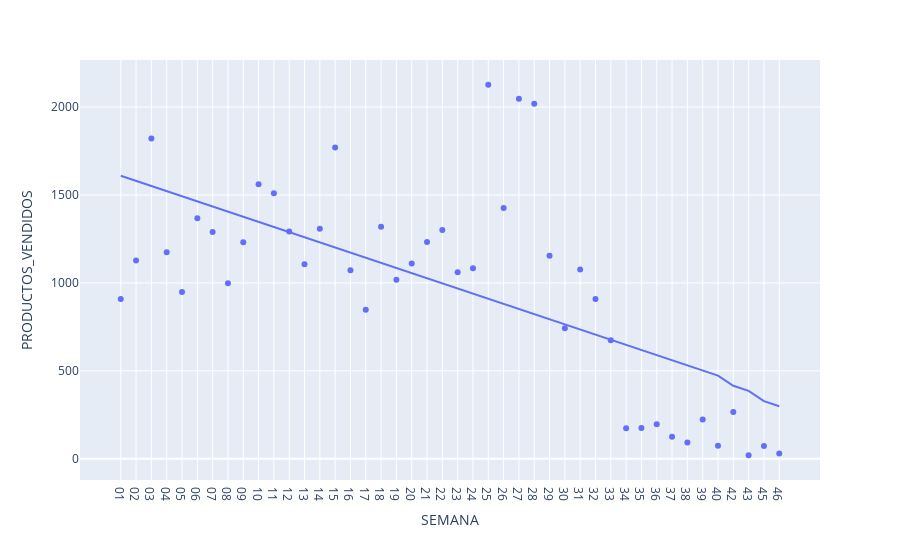

The notebook cell saved with this chart:
### Code cell
prod_fig = px.scatter(productos_vendidos, x=productos_vendidos['SEMANA'], y=productos_vendidos['PRODUCTOS_VENDIDOS'], trendline="ols")
prod_fig

### Figure 1 — Plotly figure (JSON) as saved in the notebook; plotly's stock layout.template omitted (floating-point values rounded to 4 significant figures)
{"data": [{"hovertemplate": "SEMANA=%{x}<br>PRODUCTOS_VENDIDOS=%{y}<extra></extra>", "legendgroup": "", "marker": {"color": "#636efa", "symbol": "circle"}, "mode": "markers", "name": "", "orientation": "v", "showlegend": false, "type": "scatter", "x": ["01", "02", "03", "04", "05", "06", "07", "08", "09", "10", "11", "12", "13", "14", "15", "16", "17", "18", "19", "20", "21", "22", "23", "24", "25", "26", "27", "28", "29", "30", "31", "32", "33", "34", "35", "36", "37", "38", "39", "40", "42", "43", "45", "46"], "xaxis": "x", "y": [909, 1127, 1821, 1175, 948, 1368, 1289, 998, 1232, 1561, 1510, 1292, 1106, 1308, 1770, 1072, 847, 1320, 1018, 1111, 1233, 1301, 1060, 1083, 2127, 1426, 2047, 2019, 1155, 742, 1077, 908, 674, 173, 175, 197, 125, 92, 223, 74, 266, 20, 72, 30], "yaxis": "y"}, {"hovertemplate": "<b>OLS trendline</b><br>PRODUCTOS_VENDIDOS = -29.1342 * SEMANA + 1638.61<br>R<sup>2</sup>=0.421349<br><br>SEMANA=%{x}<br>PRODUCTOS_VENDIDOS=%{y} <b>(trend)</b><extra></extra>", "legendgroup": "", "marker": {"color": "#636efa", "symbol": "circle"}, "mode": "lines", "name": "", "showlegend": false, "type": "scatter", "x": ["01", "02", "03", "04", "05", "06", "07", "08", "09", "10", "11", "12", "13", "14", "15", "16", "17", "18", "19", "20", "21", "22", "23", "24", "25", "26", "27", "28", "29", "30", "31", "32", "33", "34", "35", "36", "37", "38", "39", "40", "42", "43", "45", "46"], "xaxis": "x", "y": [1609.0, 1580.0, 1551.0, 1522.0, 1493.0, 1464.0, 1435.0, 1406.0, 1376.0, 1347.0, 1318.0, 1289.0, 1260.0, 1231.0, 1202.0, 1172.0, 1143.0, 1114.0, 1085.0, 1056.0, 1027.0, 997.7, 968.5, 939.4, 910.3, 881.1, 852.0, 822.8, 793.7, 764.6, 735.4, 706.3, 677.2, 648.0, 618.9, 589.8, 560.6, 531.5, 502.4, 473.2, 415.0, 385.8, 327.6, 298.4], "yaxis": "y"}], "layout": {"legend": {"tracegroupgap": 0}, "margin": {"t": 60}, "xaxis": {"anchor": "y", "domain": [0, 1], "title": {"text": "SEMANA"}}, "yaxis": {"anchor": "x", "domain": [0, 1], "title": {"text": "PRODUCTOS_VENDIDOS"}}}}
